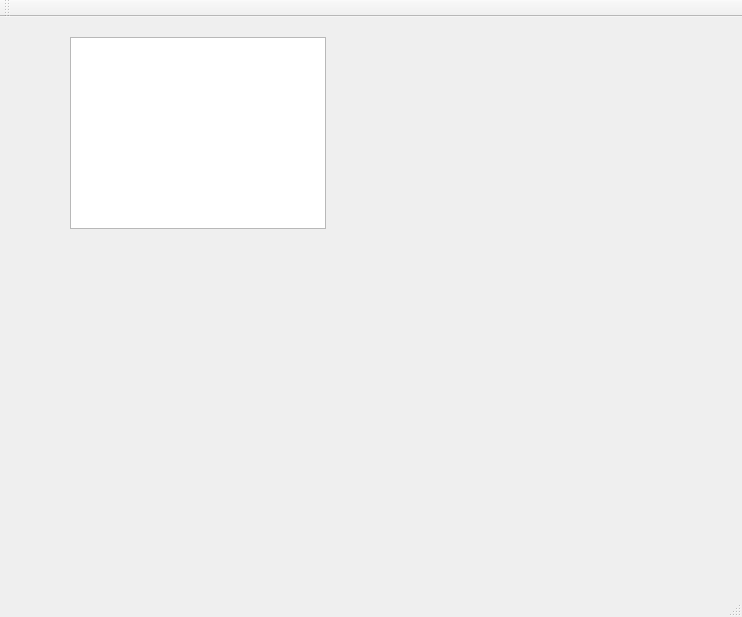
<?xml version="1.0" encoding="UTF-8"?>
<ui version="4.0">
 <class>MainWindow</class>
 <widget class="QMainWindow" name="MainWindow">
  <property name="geometry">
   <rect>
    <x>0</x>
    <y>0</y>
    <width>742</width>
    <height>617</height>
   </rect>
  </property>
  <property name="windowTitle">
   <string>MainWindow</string>
  </property>
  <widget class="QWidget" name="centralWidget">
   <widget class="QTextBrowser" name="textBrowser">
    <property name="geometry">
     <rect>
      <x>70</x>
      <y>20</y>
      <width>256</width>
      <height>192</height>
     </rect>
    </property>
   </widget>
  </widget>
  <widget class="QMenuBar" name="menuBar">
   <property name="geometry">
    <rect>
     <x>0</x>
     <y>0</y>
     <width>742</width>
     <height>26</height>
    </rect>
   </property>
  </widget>
  <widget class="QToolBar" name="mainToolBar">
   <attribute name="toolBarArea">
    <enum>TopToolBarArea</enum>
   </attribute>
   <attribute name="toolBarBreak">
    <bool>false</bool>
   </attribute>
  </widget>
  <widget class="QStatusBar" name="statusBar"/>
 </widget>
 <layoutdefault spacing="6" margin="11"/>
 <resources/>
 <connections/>
</ui>
